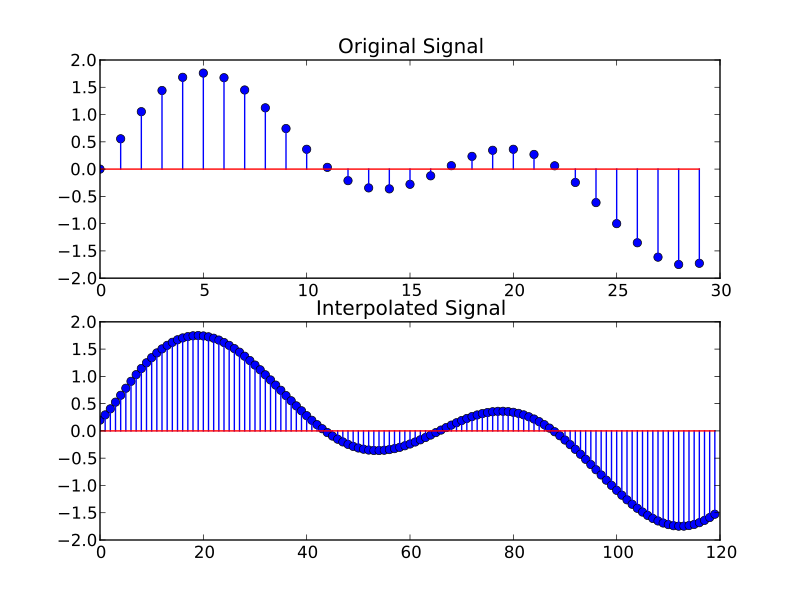

This chart was generated by the following Python code:
import numpy
import pylab
from sp import multirate
t = numpy.arange(0, 1, 0.001)
x = numpy.sin(2*numpy.pi*30*t) + numpy.sin(2*numpy.pi*60*t)
y = multirate.interp(x,4)
pylab.figure()
pylab.subplot(2, 1, 1)
pylab.title('Original Signal')
pylab.stem(numpy.arange(len(x[0:30])), x[0:30])
pylab.subplot(2, 1, 2)
pylab.title('Interpolated Signal')
pylab.stem(numpy.arange(len(y[0:120])), y[0:120])
pylab.show()
